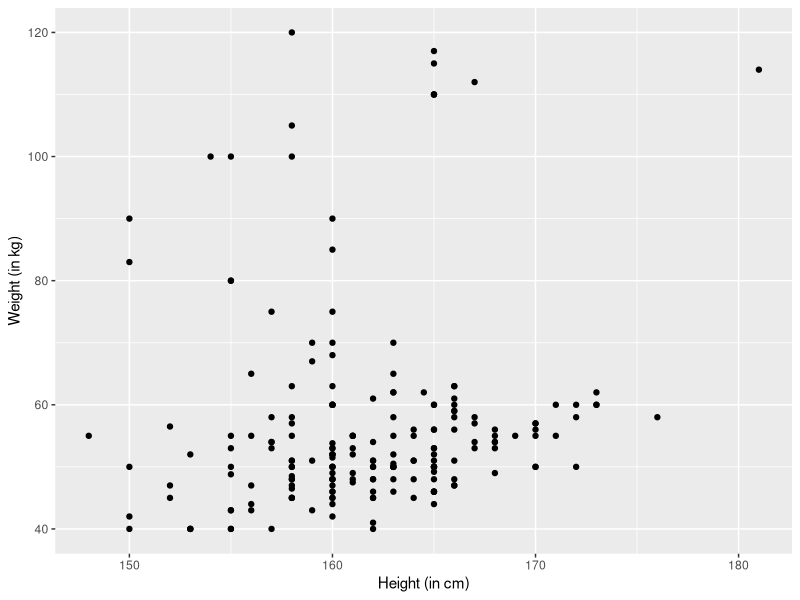
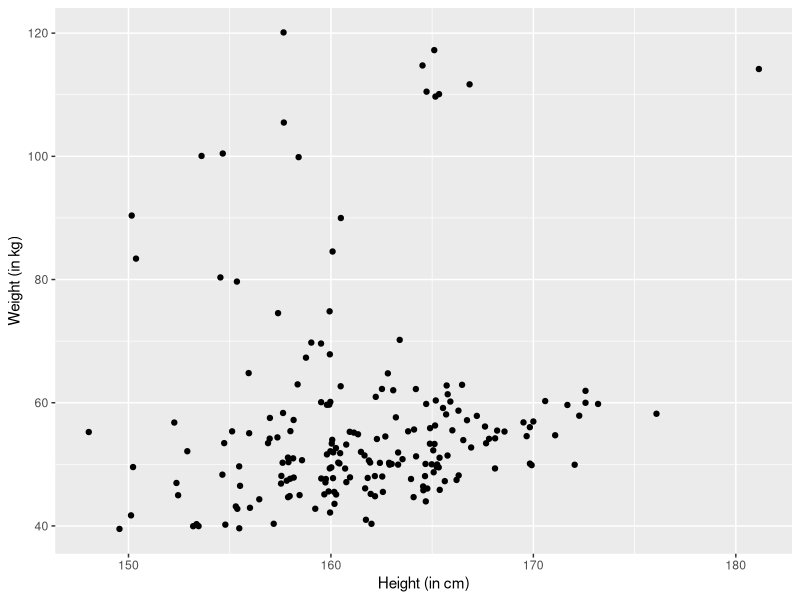
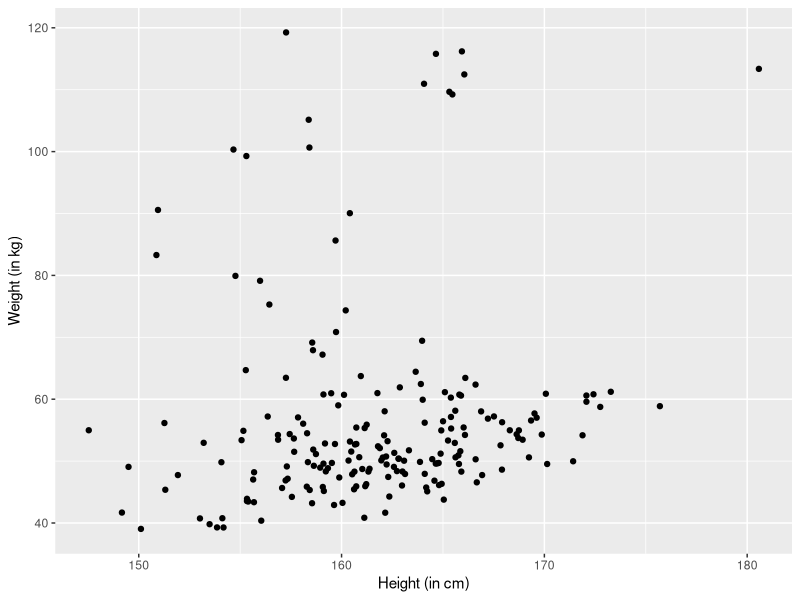
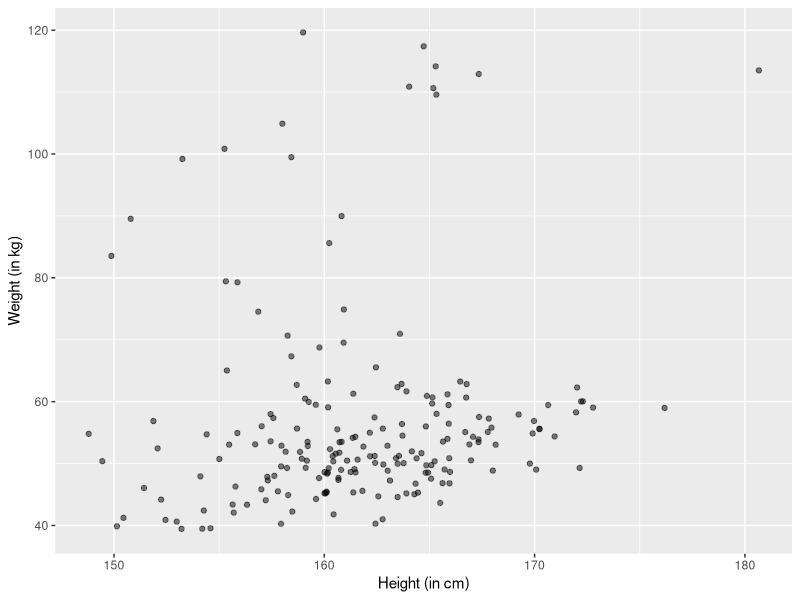

Write the R code that produced these figures, in order.
## ---- chunk 1
knitr::opts_chunk$set(echo = TRUE, fig.path = "static")
## ---- chunk 2
library(ggplot2)
df <- read.csv("../../../../static/files/selfie-data.csv")
## ---- chunk 3
ggplot(df, aes(x=height, y=weight)) +
  geom_point() +
  xlab("Height (in cm)") +
  ylab("Weight (in kg)")
## ---- chunk 4
MyJitter <- function(values, jitter = 0.5) {
  n <- length(values)
  return(runif(n, -jitter, +jitter) + values)
}
## ---- chunk 5
ggplot(df, aes(x=MyJitter(height), y=MyJitter(weight))) +
  geom_point() +
  xlab("Height (in cm)") +
  ylab("Weight (in kg)")
## ---- chunk 6
ggplot(df, aes(x=MyJitter(height,1), y=MyJitter(weight,1))) +
  geom_point() +
  xlab("Height (in cm)") +
  ylab("Weight (in kg)")
## ---- chunk 7
ggplot(df, aes(x=MyJitter(height,1), y=MyJitter(weight,1))) +
  geom_point(alpha = 0.5) +
  xlab("Height (in cm)") +
  ylab("Weight (in kg)")
## ---- chunk 8
MyCov <- function(x,y){
  x_length <- length(x)
  y_length <- length(y)
  if(x_length != y_length){
    message("Arrays should have the same length!")
  }
  sum_init <- 0 # initiate the sum
  for (i in 1:x_length) {
    dxi = x[i] - mean(x)
    dyi = y[i] - mean(y)
    sum_init = sum_init +  dxi * dyi
  }
  return(sum_init/(x_length-1))
}
## ---- chunk 9
MyCov <- function(x,y){
  x_length <- length(x)
  y_length <- length(y)
  if(x_length != y_length){
    message("Arrays should have the same length!")
  }
  x_means = rep(mean(x), times = x_length) # a vector of the mean of x
  y_means = rep(mean(y), times = x_length) # a vector of the mean of y
  d_x = x - x_means # a vector of deviations for x
  d_y = y - y_means # a vector of deviations for y
  return(sum(d_x * d_y) / (x_length-1))
}
## ---- chunk 10
MyCov(df$height, df$weight) == cov(df$height, df$weight)
## ---- chunk 11
MyCov(df$height, df$weight)
## ---- chunk 12
weight_in_lbs = df$weight *2.21
MyCov(df$height, weight_in_lbs)
